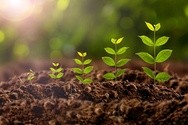
%> input picture s5.jpg, 188 x 125 px, shrunk from 612 x 408 before the run
$ octave histogram.m   (GNU Octave 9; MATLAB toolbox functions it lacks are replaced by stand-ins)
%> lines starting %> are read from the running program, lines starting %| are printed output that depends on the picture
clear all;
clc;

im = imread('s5.jpg');
%> im is the input picture: size 125x188x3 uint8; mean R, G, B 98.6, 84.9, 46.7


im2d = (rgb2gray(im));
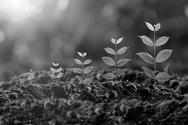
%> im2d: size 125x188 uint8; min 0, max 255, mean 84.6


[m,n] = size(im2d);
%> m = 125; n = 188
his = zeros(256,1);
pdf = zeros(256,1);

a=1;
k = m*n;
%> k = 23500

for i=1:m
    for j=1:n
        a = abs(im2d(i,j))+1;
        his(a) =  his(a)+1;
        pdf(a) = his(a)/k;
    end
end
%> after the loop, his = 256 values, max 278 at index 49, min 0 at index 256, mean 91.8; pdf = 256 values, max 0.0118 at index 49, min 0 at index 256, mean 0.00391


figure;
set(gcf,'Position',get(0,'Screensize'));
subplot(1,2,1),imshow(im2d),title('Original Image');
subplot(1,2,2),plot(pdf),title('Historam  of Original Image ');
%> after `title('Historam of Original Image ')`:
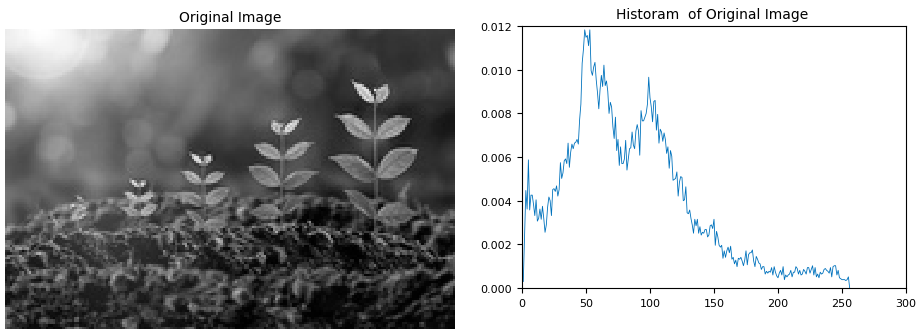
%> figure redrawn from the program's plot data, 2 panels

$ run again, with s4.jpg copied over s5.jpg
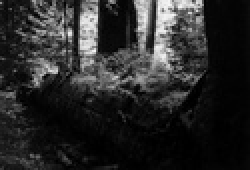
%> input picture s4.jpg, 125 x 85 px, shrunk from 405 x 275 before the run (shown 2 times larger)
%> im is the input picture: size 85x125x3 uint8; min 0, max 247, mean 41.5
%> after the loop `for i=1:m`: his = 256 values, max 622 at index 4, min 0 at index 246, mean 41.5; pdf = 256 values, max 0.0585 at index 4, min 0 at index 246, mean 0.00391
%> `title('Historam of Original Image ')`:
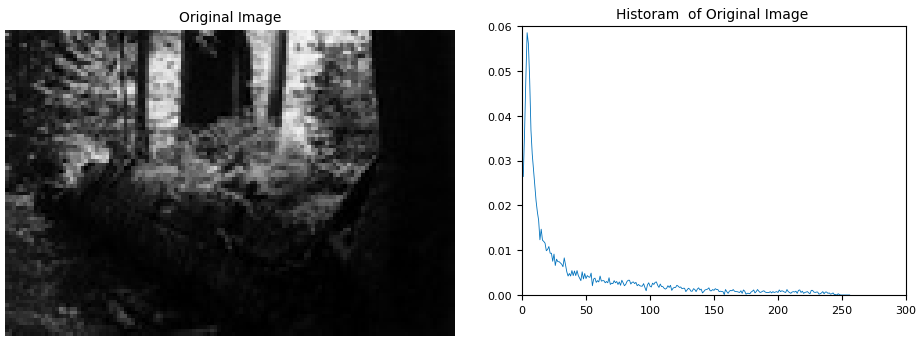
%> figure redrawn from the program's plot data, 2 panels

$ run again, with s6.jpg copied over s5.jpg
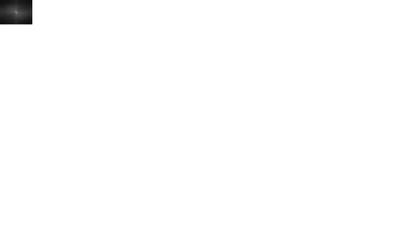
%> input picture s6.jpg, 420 x 241 px, shrunk from 3896 x 2232 before the run
%> im is the input picture: size 241x420x3 uint8; min 0, max 255, mean 253.3
%> after the loop `for i=1:m`: his = 256 values, max 100326 at index 255, min 0 at index 88, mean 395.4; pdf = 256 values, max 0.991 at index 255, min 0 at index 88, mean 0.00391
%> `title('Historam of Original Image ')`:
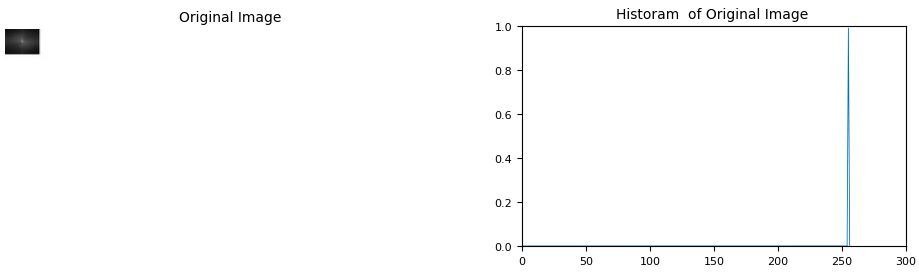
%> figure redrawn from the program's plot data, 2 panels

$ run again, with macular-degeneration-wet.jpg copied over s5.jpg
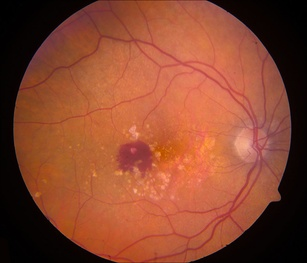
%> input picture macular-degeneration-wet.jpg, 307 x 263 px, shrunk from 1000 x 856 before the run
%> im is the input picture: size 263x307x3 uint8; mean R, G, B 137.3, 70.6, 46.9
%> `im2d = (rgb2gray(im));`:
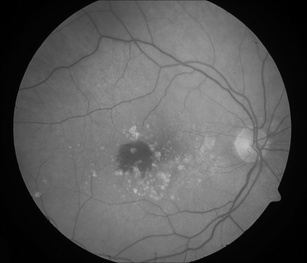
%> im2d: size 263x307 uint8; min 0, max 192, mean 87.8
%> after the loop `for i=1:m`: his = 256 values, max 5594 at index 5, min 0 at index 192, mean 315.4; pdf = 256 values, max 0.0693 at index 5, min 0 at index 192, mean 0.00391
%> `title('Historam of Original Image ')`:
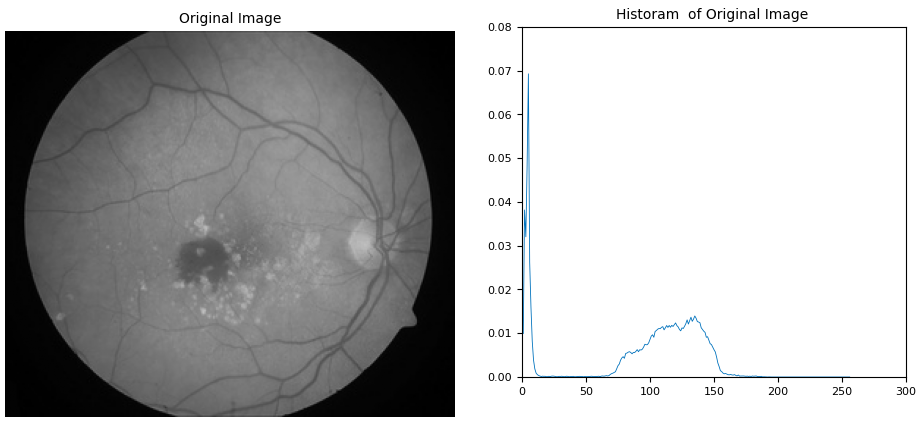
%> figure redrawn from the program's plot data, 2 panels
